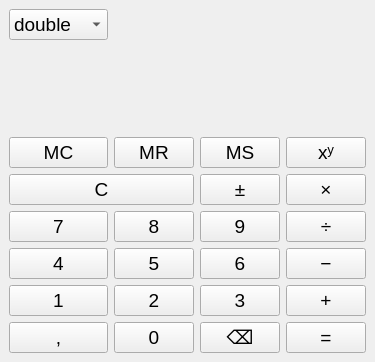
<?xml version="1.0" encoding="UTF-8"?>
<ui version="4.0">
 <class>MainWindow</class>
 <widget class="QMainWindow" name="MainWindow">
  <property name="geometry">
   <rect>
    <x>0</x>
    <y>0</y>
    <width>310</width>
    <height>362</height>
   </rect>
  </property>
  <property name="sizePolicy">
   <sizepolicy hsizetype="Preferred" vsizetype="Preferred">
    <horstretch>0</horstretch>
    <verstretch>0</verstretch>
   </sizepolicy>
  </property>
  <property name="font">
   <font>
    <pointsize>14</pointsize>
   </font>
  </property>
  <property name="windowTitle">
   <string>Калькулятор</string>
  </property>
  <widget class="QWidget" name="widget">
   <layout class="QGridLayout" name="gridLayout">
    <item row="5" column="1">
     <widget class="QPushButton" name="btn_8">
      <property name="font">
       <font>
        <pointsize>14</pointsize>
        <stylestrategy>PreferDefault</stylestrategy>
       </font>
      </property>
      <property name="text">
       <string>8</string>
      </property>
     </widget>
    </item>
    <item row="6" column="2">
     <widget class="QPushButton" name="btn_6">
      <property name="font">
       <font>
        <pointsize>14</pointsize>
        <stylestrategy>PreferDefault</stylestrategy>
       </font>
      </property>
      <property name="text">
       <string>6</string>
      </property>
     </widget>
    </item>
    <item row="7" column="0">
     <widget class="QPushButton" name="btn_1">
      <property name="font">
       <font>
        <pointsize>14</pointsize>
        <stylestrategy>PreferDefault</stylestrategy>
       </font>
      </property>
      <property name="text">
       <string>1</string>
      </property>
     </widget>
    </item>
    <item row="6" column="3">
     <widget class="QPushButton" name="btn_minus">
      <property name="font">
       <font>
        <pointsize>14</pointsize>
        <stylestrategy>PreferDefault</stylestrategy>
       </font>
      </property>
      <property name="text">
       <string>−</string>
      </property>
     </widget>
    </item>
    <item row="8" column="2">
     <widget class="QPushButton" name="btn_delete">
      <property name="font">
       <font>
        <pointsize>14</pointsize>
        <stylestrategy>PreferDefault</stylestrategy>
       </font>
      </property>
      <property name="text">
       <string>⌫</string>
      </property>
     </widget>
    </item>
    <item row="5" column="0">
     <widget class="QPushButton" name="btn_7">
      <property name="font">
       <font>
        <pointsize>14</pointsize>
        <stylestrategy>PreferDefault</stylestrategy>
       </font>
      </property>
      <property name="text">
       <string>7</string>
      </property>
     </widget>
    </item>
    <item row="8" column="1">
     <widget class="QPushButton" name="btn_0">
      <property name="font">
       <font>
        <pointsize>14</pointsize>
        <stylestrategy>PreferDefault</stylestrategy>
       </font>
      </property>
      <property name="text">
       <string>0</string>
      </property>
     </widget>
    </item>
    <item row="8" column="0">
     <widget class="QPushButton" name="tb_extra">
      <property name="font">
       <font>
        <pointsize>14</pointsize>
        <stylestrategy>PreferDefault</stylestrategy>
       </font>
      </property>
      <property name="text">
       <string>,</string>
      </property>
     </widget>
    </item>
    <item row="3" column="1">
     <widget class="QPushButton" name="btn_mr">
      <property name="font">
       <font>
        <pointsize>14</pointsize>
        <stylestrategy>PreferDefault</stylestrategy>
       </font>
      </property>
      <property name="text">
       <string>MR</string>
      </property>
     </widget>
    </item>
    <item row="6" column="1">
     <widget class="QPushButton" name="btn_5">
      <property name="font">
       <font>
        <pointsize>14</pointsize>
        <stylestrategy>PreferDefault</stylestrategy>
       </font>
      </property>
      <property name="text">
       <string>5</string>
      </property>
     </widget>
    </item>
    <item row="7" column="3">
     <widget class="QPushButton" name="btn_plus">
      <property name="font">
       <font>
        <pointsize>14</pointsize>
        <stylestrategy>PreferDefault</stylestrategy>
       </font>
      </property>
      <property name="text">
       <string>+</string>
      </property>
     </widget>
    </item>
    <item row="5" column="2">
     <widget class="QPushButton" name="btn_9">
      <property name="font">
       <font>
        <pointsize>14</pointsize>
        <stylestrategy>PreferDefault</stylestrategy>
       </font>
      </property>
      <property name="text">
       <string>9</string>
      </property>
     </widget>
    </item>
    <item row="2" column="0" colspan="4">
     <layout class="QHBoxLayout" name="horizontalLayout">
      <item>
       <widget class="QLabel" name="l_memory">
        <property name="text">
         <string/>
        </property>
       </widget>
      </item>
      <item>
       <widget class="QLabel" name="l_result">
        <property name="text">
         <string/>
        </property>
        <property name="alignment">
         <set>Qt::AlignRight|Qt::AlignTrailing|Qt::AlignVCenter</set>
        </property>
       </widget>
      </item>
     </layout>
    </item>
    <item row="6" column="0">
     <widget class="QPushButton" name="btn_4">
      <property name="font">
       <font>
        <pointsize>14</pointsize>
        <stylestrategy>PreferDefault</stylestrategy>
       </font>
      </property>
      <property name="text">
       <string>4</string>
      </property>
     </widget>
    </item>
    <item row="3" column="0">
     <widget class="QPushButton" name="btn_mc">
      <property name="font">
       <font>
        <pointsize>14</pointsize>
        <stylestrategy>PreferDefault</stylestrategy>
       </font>
      </property>
      <property name="text">
       <string>MC</string>
      </property>
     </widget>
    </item>
    <item row="7" column="1">
     <widget class="QPushButton" name="btn_2">
      <property name="font">
       <font>
        <pointsize>14</pointsize>
        <stylestrategy>PreferDefault</stylestrategy>
       </font>
      </property>
      <property name="text">
       <string>2</string>
      </property>
     </widget>
    </item>
    <item row="7" column="2">
     <widget class="QPushButton" name="btn_3">
      <property name="font">
       <font>
        <pointsize>14</pointsize>
        <stylestrategy>PreferDefault</stylestrategy>
       </font>
      </property>
      <property name="text">
       <string>3</string>
      </property>
     </widget>
    </item>
    <item row="5" column="3">
     <widget class="QPushButton" name="btn_div">
      <property name="font">
       <font>
        <pointsize>14</pointsize>
        <stylestrategy>PreferDefault</stylestrategy>
       </font>
      </property>
      <property name="text">
       <string>÷</string>
      </property>
     </widget>
    </item>
    <item row="8" column="3">
     <widget class="QPushButton" name="btn_equally">
      <property name="font">
       <font>
        <pointsize>14</pointsize>
        <stylestrategy>PreferDefault</stylestrategy>
       </font>
      </property>
      <property name="text">
       <string>=</string>
      </property>
     </widget>
    </item>
    <item row="4" column="3">
     <widget class="QPushButton" name="btn_mult">
      <property name="font">
       <font>
        <pointsize>14</pointsize>
        <stylestrategy>PreferDefault</stylestrategy>
       </font>
      </property>
      <property name="text">
       <string>×</string>
      </property>
     </widget>
    </item>
    <item row="4" column="0" colspan="2">
     <widget class="QPushButton" name="btn_c">
      <property name="font">
       <font>
        <pointsize>14</pointsize>
        <stylestrategy>PreferDefault</stylestrategy>
       </font>
      </property>
      <property name="text">
       <string>C</string>
      </property>
     </widget>
    </item>
    <item row="3" column="2">
     <widget class="QPushButton" name="btn_ms">
      <property name="font">
       <font>
        <pointsize>14</pointsize>
        <stylestrategy>PreferDefault</stylestrategy>
       </font>
      </property>
      <property name="text">
       <string>MS</string>
      </property>
     </widget>
    </item>
    <item row="3" column="3">
     <widget class="QPushButton" name="btn_xy">
      <property name="font">
       <font>
        <pointsize>14</pointsize>
        <stylestrategy>PreferDefault</stylestrategy>
       </font>
      </property>
      <property name="text">
       <string>xʸ</string>
      </property>
     </widget>
    </item>
    <item row="4" column="2">
     <widget class="QPushButton" name="btn_plus_minus">
      <property name="font">
       <font>
        <pointsize>14</pointsize>
        <stylestrategy>PreferDefault</stylestrategy>
       </font>
      </property>
      <property name="text">
       <string>±</string>
      </property>
     </widget>
    </item>
    <item row="1" column="1" colspan="3">
     <widget class="QLabel" name="l_formula">
      <property name="layoutDirection">
       <enum>Qt::LeftToRight</enum>
      </property>
      <property name="text">
       <string/>
      </property>
      <property name="alignment">
       <set>Qt::AlignRight|Qt::AlignTrailing|Qt::AlignVCenter</set>
      </property>
     </widget>
    </item>
    <item row="1" column="0">
     <widget class="QComboBox" name="cmb_controller">
      <item>
       <property name="text">
        <string>double</string>
       </property>
      </item>
      <item>
       <property name="text">
        <string>float</string>
       </property>
      </item>
      <item>
       <property name="text">
        <string>uint8_t</string>
       </property>
      </item>
      <item>
       <property name="text">
        <string>int</string>
       </property>
      </item>
      <item>
       <property name="text">
        <string>int64_t</string>
       </property>
      </item>
      <item>
       <property name="text">
        <string>size_t</string>
       </property>
      </item>
      <item>
       <property name="text">
        <string>Rational</string>
       </property>
      </item>
     </widget>
    </item>
   </layout>
  </widget>
 </widget>
 <resources/>
 <connections/>
</ui>
